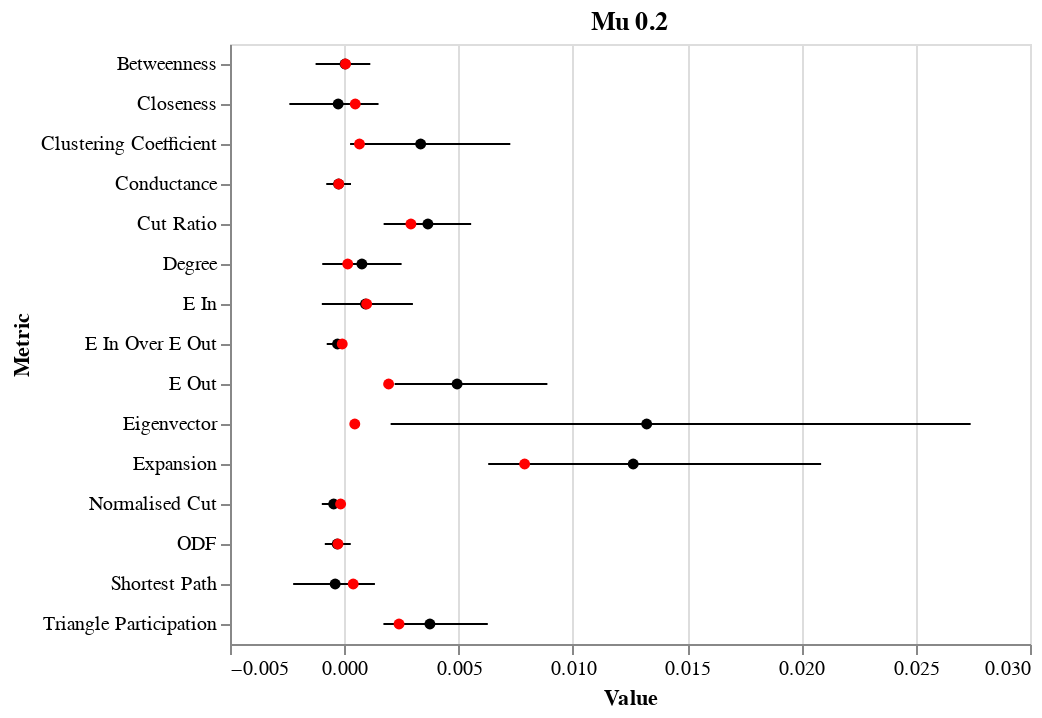
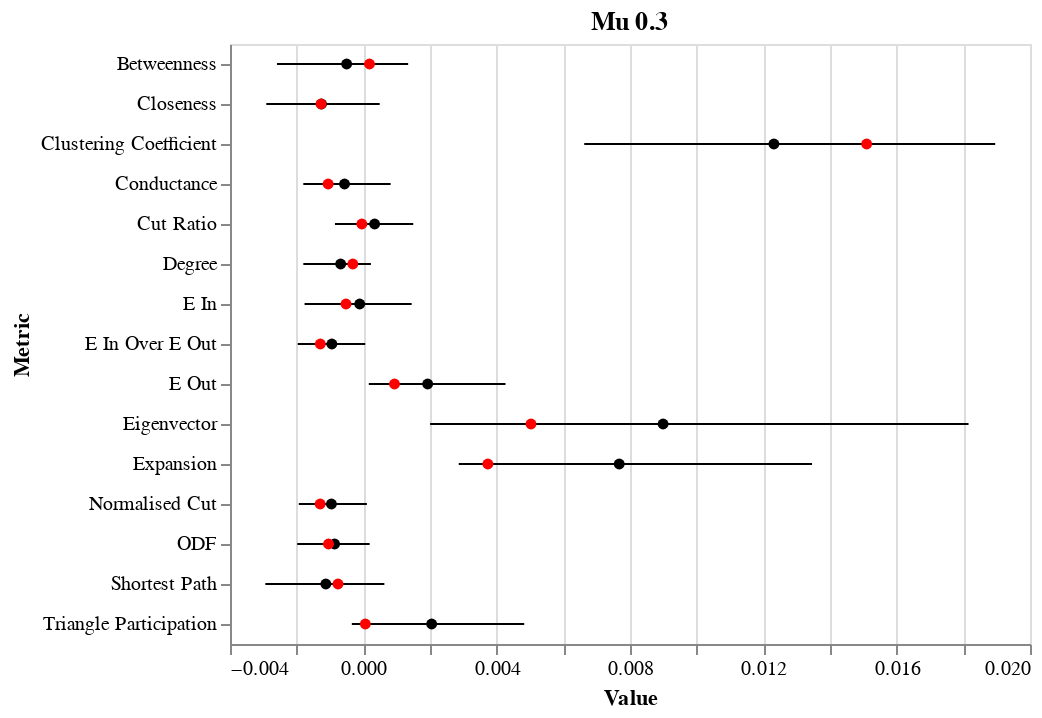
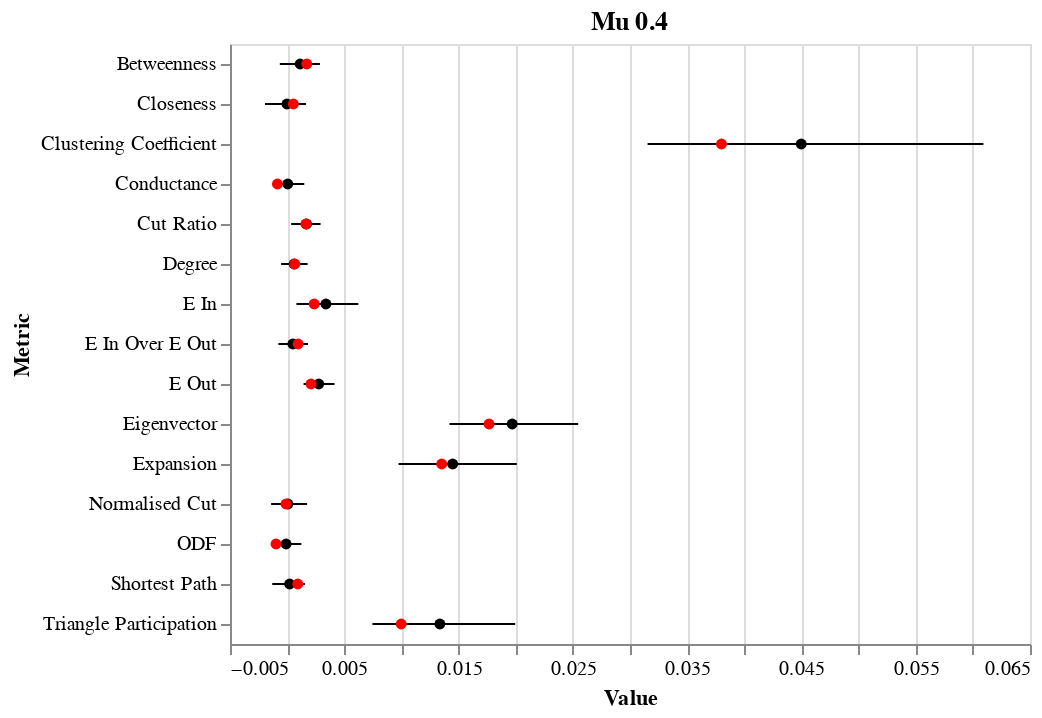

The notebook cell saved with these charts, in order:
### Code cell
for mu in [2, 3, 4]:
    accuracy = []
    balanced_accuracy = []
    mu_feature_importances = {'Metric': [], 'Value': []}
    for graph in [1, 2, 3, 4, 5]:
        with open('Community_Data/Infomap/Results/mu_0_{0}/graph_0{1}/results'.format(mu, graph), 'rb') as f:
            results = pickle.load(f)
        perm_importances = results['Feature Importances']
        accuracy.append(np.mean(results['Accuracy Scores']))
        balanced_accuracy.append(np.mean(results['Balanced Accuracy Scores']))
        for feat, val in perm_importances.items():
            mu_feature_importances['Metric'].append(feat)
            mu_feature_importances['Value'].append(val)
    for graph in [1, 2, 3, 4, 5, 6, 7, 8, 9, 10, 11, 12, 13, 14, 15]:
        with open('Community_Data/Infomap/Results_Additional/mu_0_{0}/graph_0{1}/results'.format(mu, graph), 'rb') as f:
            results = pickle.load(f)
        perm_importances = results['Feature Importances']
        accuracy.append(np.mean(results['Accuracy Scores']))
        balanced_accuracy.append(np.mean(results['Balanced Accuracy Scores']))
        for feat, val in perm_importances.items():
            mu_feature_importances['Metric'].append(feat)
            mu_feature_importances['Value'].append(val)
    mu_feature_importances = pd.DataFrame(data=mu_feature_importances)
    error_bars = alt.Chart(mu_feature_importances).mark_errorbar(extent='ci').encode(
      x=alt.X('Value:Q', scale=alt.Scale(zero=False)),
      y=alt.Y('Metric:N')
    )


    mean_points = alt.Chart(mu_feature_importances).mark_point(filled=True, color='black').encode(
      x=alt.X('Value:Q', aggregate='mean'),
      y=alt.Y('Metric:N'),
    )
    
    median_points = alt.Chart(mu_feature_importances).mark_point(filled=True, color='red').encode(
      x=alt.X('Value:Q', aggregate='median'),
      y=alt.Y('Metric:N'),
    )

    final_plot = (error_bars + mean_points + median_points).properties(
        title='Mu 0.{0}'.format(mu)
    )

    final_plot.display()
    
    print('Random forest accuracy for each graph:', list(np.around(accuracy, decimals=2)))
    print('')
    print('Random forest balanced accuracy for each graph:', list(np.around(balanced_accuracy, decimals=2)))

### Figure 1 — Vega-Lite specification as saved in the notebook (floating-point values rounded to 4 significant figures; data arrays with more than 128 entries replaced by an {"elided": "..."} marker saying what was removed)
{"config": {"view": {"continuousWidth": 400, "continuousHeight": 300}}, "layer": [{"mark": {"type": "errorbar", "extent": "ci"}, "encoding": {"x": {"type": "quantitative", "field": "Value", "scale": {"zero": false}}, "y": {"type": "nominal", "field": "Metric"}}}, {"mark": {"type": "point", "color": "black", "filled": true}, "encoding": {"x": {"type": "quantitative", "aggregate": "mean", "field": "Value"}, "y": {"type": "nominal", "field": "Metric"}}}, {"mark": {"type": "point", "color": "red", "filled": true}, "encoding": {"x": {"type": "quantitative", "aggregate": "median", "field": "Value"}, "y": {"type": "nominal", "field": "Metric"}}}], "data": {"name": "data-4578358eec4f16360522742846e99d8a"}, "title": "Mu 0.2", "$schema": "https://vega.github.io/schema/vega-lite/v4.0.2.json", "datasets": {"data-4578358eec4f16360522742846e99d8a": {"elided": "300 records"}}}

### Figure 2 — Vega-Lite specification as saved in the notebook (floating-point values rounded to 4 significant figures; data arrays with more than 128 entries replaced by an {"elided": "..."} marker saying what was removed)
{"config": {"view": {"continuousWidth": 400, "continuousHeight": 300}}, "layer": [{"mark": {"type": "errorbar", "extent": "ci"}, "encoding": {"x": {"type": "quantitative", "field": "Value", "scale": {"zero": false}}, "y": {"type": "nominal", "field": "Metric"}}}, {"mark": {"type": "point", "color": "black", "filled": true}, "encoding": {"x": {"type": "quantitative", "aggregate": "mean", "field": "Value"}, "y": {"type": "nominal", "field": "Metric"}}}, {"mark": {"type": "point", "color": "red", "filled": true}, "encoding": {"x": {"type": "quantitative", "aggregate": "median", "field": "Value"}, "y": {"type": "nominal", "field": "Metric"}}}], "data": {"name": "data-d54d41758644722dc4df9068d1ccaa89"}, "title": "Mu 0.3", "$schema": "https://vega.github.io/schema/vega-lite/v4.0.2.json", "datasets": {"data-d54d41758644722dc4df9068d1ccaa89": {"elided": "300 records"}}}

### Figure 3 — Vega-Lite specification as saved in the notebook (floating-point values rounded to 4 significant figures; data arrays with more than 128 entries replaced by an {"elided": "..."} marker saying what was removed)
{"config": {"view": {"continuousWidth": 400, "continuousHeight": 300}}, "layer": [{"mark": {"type": "errorbar", "extent": "ci"}, "encoding": {"x": {"type": "quantitative", "field": "Value", "scale": {"zero": false}}, "y": {"type": "nominal", "field": "Metric"}}}, {"mark": {"type": "point", "color": "black", "filled": true}, "encoding": {"x": {"type": "quantitative", "aggregate": "mean", "field": "Value"}, "y": {"type": "nominal", "field": "Metric"}}}, {"mark": {"type": "point", "color": "red", "filled": true}, "encoding": {"x": {"type": "quantitative", "aggregate": "median", "field": "Value"}, "y": {"type": "nominal", "field": "Metric"}}}], "data": {"name": "data-dab90318ca4a963f553b89a3c9c1280f"}, "title": "Mu 0.4", "$schema": "https://vega.github.io/schema/vega-lite/v4.0.2.json", "datasets": {"data-dab90318ca4a963f553b89a3c9c1280f": {"elided": "300 records"}}}
